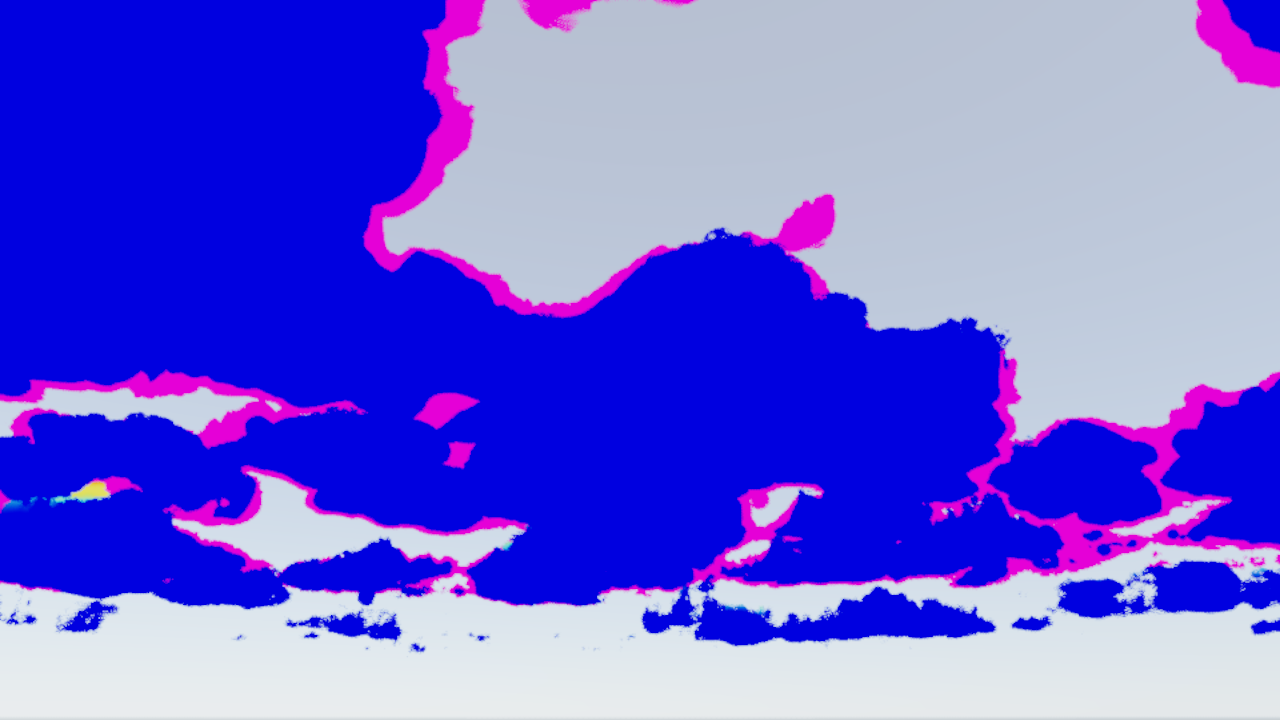
#> input picture work/captures/P2-5c/cview-neg/gp7.png, 1280 x 720 px, found by its file name
$ python sheet.py
#> lines starting #> are read from the running program, lines starting #| are printed output that depends on the picture
# P2.5c sheet: gp7 (fit lighting, edge character on) c view (proc.debug 5) edgeLead +1 | -1, exaggerated (cut 0.35, gain 8, softPow 3,
# softErosion 2.5, lobes 1.5) edgeLead +1 | -1; under each a 1:1 crop (cyan box) of the central body's right top, where c > 0 shows.
# c view: heat 0 blue .. 1 red at the first sample the edge character reached; magenta = only the veil (below the threshold) was hit.
# Run from this directory: python3 sheet.py
from PIL import Image, ImageDraw
CX, CY = 560, 180   # top-left of the 640x360 1:1 crop, full-res px
W, H, LH, G = 640, 360, 18, 8
cols = [('cview-pos', 'c view, edgeLead +1'), ('cview-neg', 'c view, edgeLead -1'),
        ('exag-pos', 'exaggerated, edgeLead +1'), ('exag-neg', 'exaggerated, edgeLead -1')]
sheet = Image.new('RGB', (4 * W + 3 * G, 2 * (LH + H)), (20, 20, 20))
#> sheet: PIL image 2584x756 RGB; every value is 20
d = ImageDraw.Draw(sheet)
for c, (s, name) in enumerate(cols):
    im = Image.open(f'{s}/gp7.png').convert('RGB'); x0 = c * (W + G)
#> further down, im is the input picture: PIL image 1280x720 RGB; mean R, G, B 107.1, 99, 223.1
    d.text((x0 + 6, 3), name, fill=(230, 230, 230))
    sheet.paste(im.resize((W, H), Image.LANCZOS), (x0, LH))
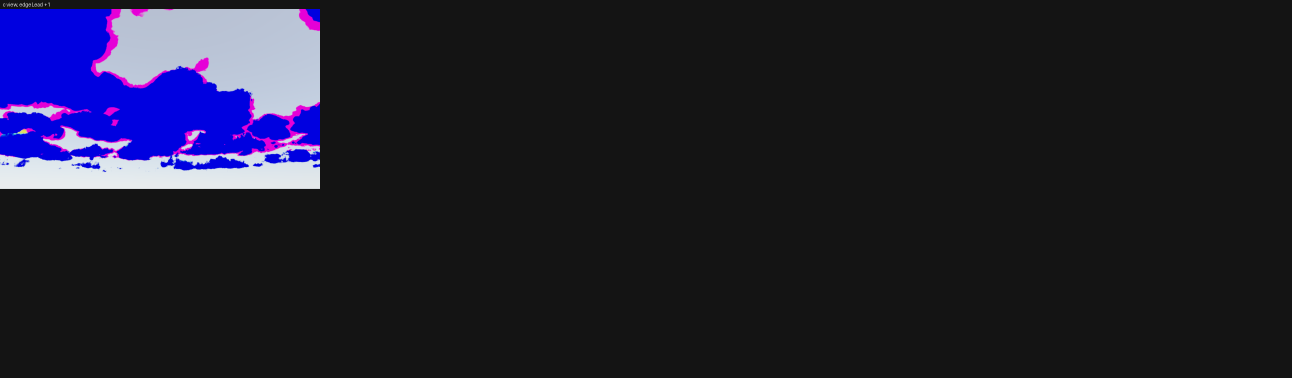
#> sheet: PIL image 2584x756 RGB (shown at 1/2 size); mean R, G, B 30.3, 29.3, 44
    d.rectangle((x0 + CX // 2, LH + CY // 2, x0 + CX // 2 + W // 2, LH + CY // 2 + H // 2), outline=(0, 200, 255))
    d.text((x0 + 6, LH + H + 3), '1:1 crop (cyan box)', fill=(230, 230, 230))
    sheet.paste(im.crop((CX, CY, CX + W, CY + H)), (x0, 2 * LH + H))
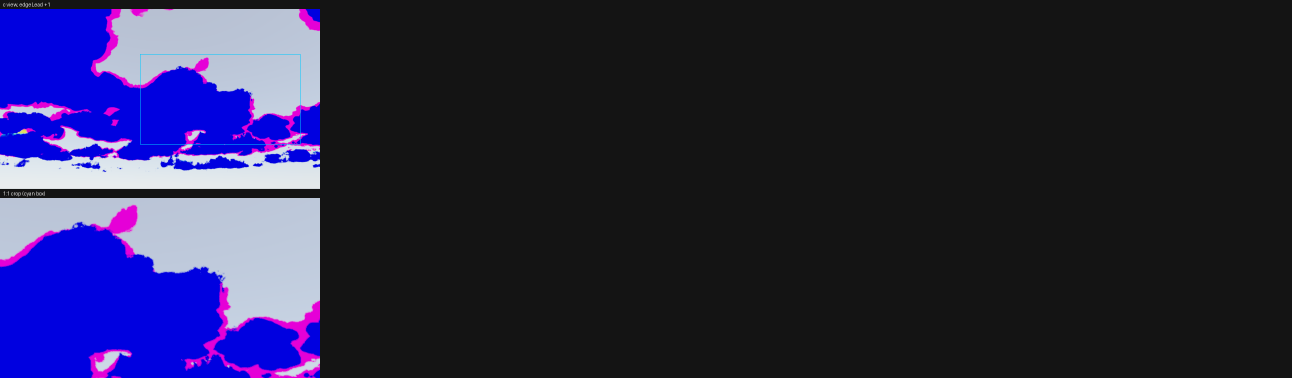
#> sheet: PIL image 2584x756 RGB (shown at 1/2 size); mean R, G, B 38.7, 36.6, 67.8
sheet.save('sheet.jpg', quality=80)
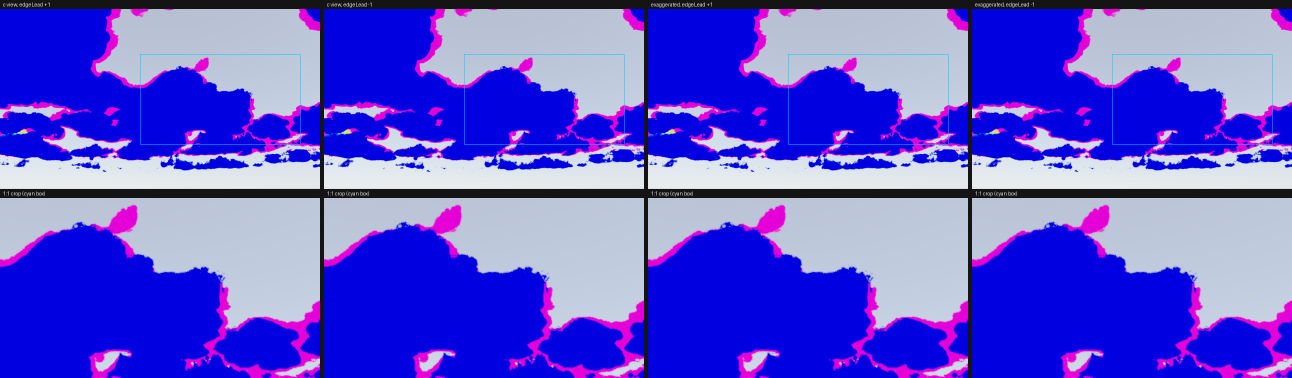
#> saved as sheet.jpg: PIL image 2584x756 RGB (shown at 1/2 size); mean R, G, B 94.6, 86.3, 211.1
